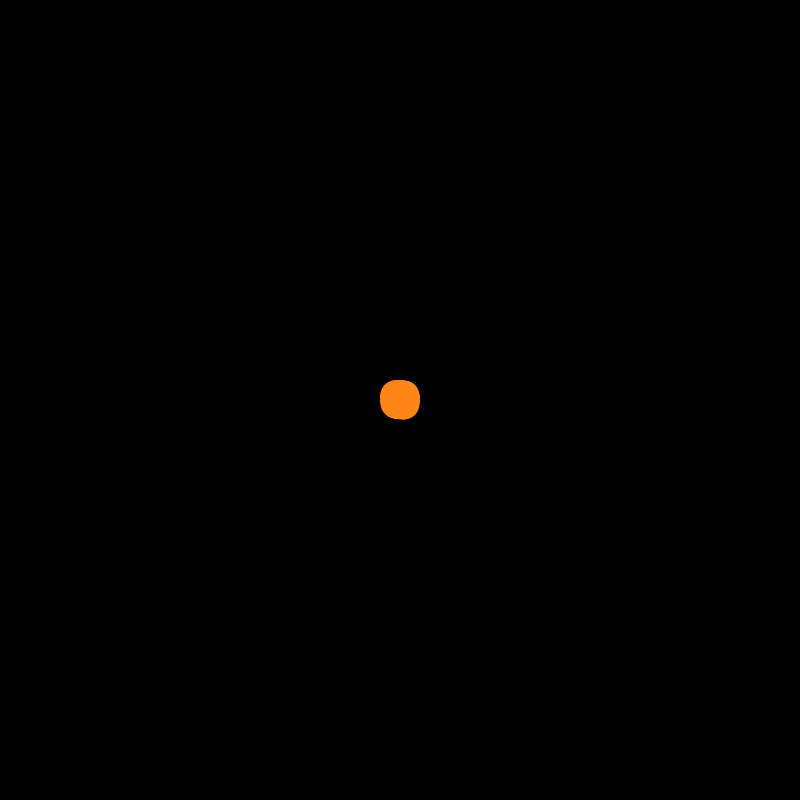
Frame 1 (no input)
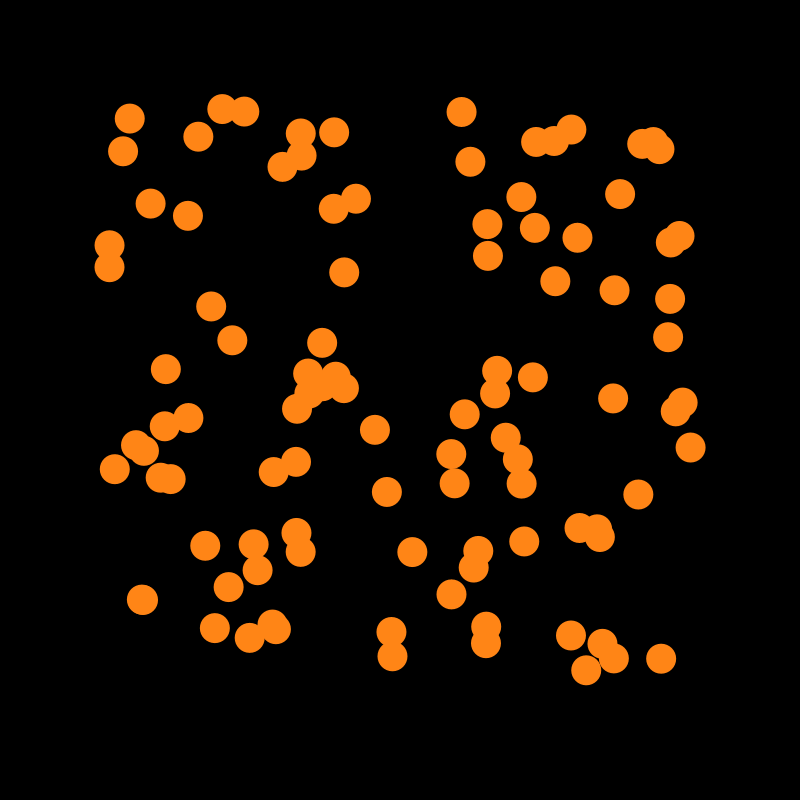
Frame 60 (the mouse pressed at the canvas centre just before this capture)
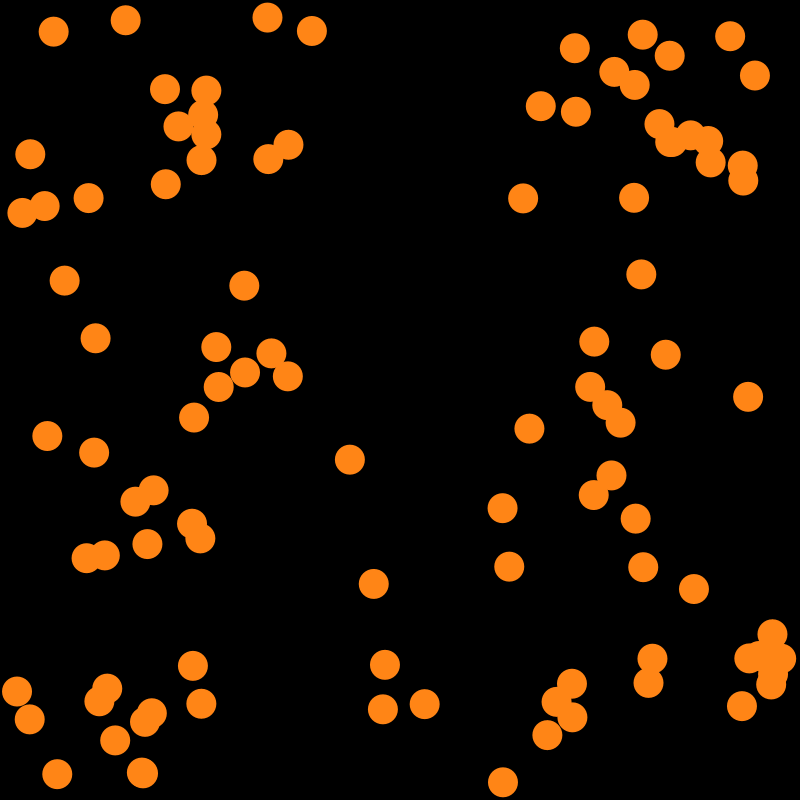
Frame 120 (the mouse held since frame 60 and released just before this capture)

The Processing sketch that drew these frames (run headless with seeded random() and noise(); from frame 60 on, the mouse is pressed at the canvas centre):

// Processing sketch: w06_05_ballClass
// ── w06_05_ballClass.pde
Ball[] ballArray = new Ball[100];
int i;
void setup() {
  size(800, 800);

for (i=0; i<ballArray.length;i++){
  ballArray[i] = new Ball();}
}

void draw() {
  background(0);
  for (i=0; i<ballArray.length;i++){
   ballArray[i].update();
  ballArray[i].display();

}
}

class Ball {
  float x, y;
  float dx, dy;
  float s;

  // this function is called a constructor. 
  // it is called when a new Ball object is created.
  Ball() { 
    x = width/2;
    y = height/2;
    dx = random(-5, 5);
    dy = random(-5, 5);
    s = 30;
  }

  void display() {
    noStroke();
     float dist =dist(x,y,mouseX, mouseY);
     int o=int(map(dist, 0, 30, 0, 100 ));
    ellipse(x, y, s, s);
      fill(o,133,22,o);
    
  }

  void update() {
    x += dx;
    y += dy;
    
    if (x > width - s/2 || x < s/2) {
      dx *= -1;
    }
    if (y > height - s/2 || y < s/2) {
      dy *= -1;
    
    }
  }
}
